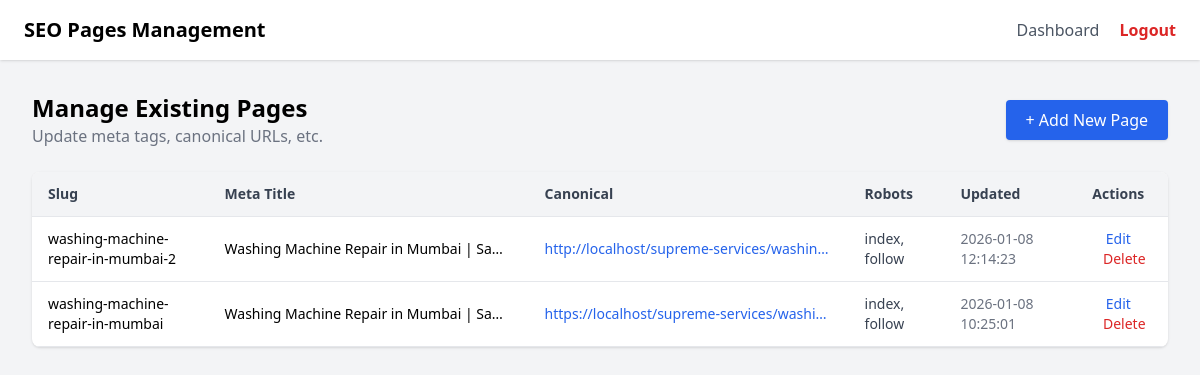
The page /admin/service-manage.php (signed in) on the database its author committed.
### tables this page shows
CREATE TABLE `seo_pages` (
  `id` int(11) NOT NULL,
  `page_slug` varchar(150) NOT NULL,
  `meta_title` varchar(255) DEFAULT NULL,
  `meta_description` text DEFAULT NULL,
  `meta_keywords` text DEFAULT NULL,
  `canonical_url` varchar(255) DEFAULT NULL,
  `og_title` varchar(255) DEFAULT NULL,
  `og_description` text DEFAULT NULL,
  `og_image` varchar(255) DEFAULT NULL,
  `og_type` varchar(50) DEFAULT NULL,
  `twitter_title` varchar(255) DEFAULT NULL,
  `twitter_description` text DEFAULT NULL,
  `twitter_image` varchar(255) DEFAULT NULL,
  `robots` varchar(50) DEFAULT 'index, follow',
  `created_at` timestamp NOT NULL DEFAULT current_timestamp(),
  `updated_at` timestamp NOT NULL DEFAULT current_timestamp() ON UPDATE current_timestamp()
);

### admin/service-manage.php (the view, shortened to what this page needs)
<?php
require_once __DIR__ . '/../config/db.php';
$result = $conn->query("SELECT id, page_slug, meta_title, canonical_url, robots, updated_at FROM seo_pages ORDER BY id DESC");
?>
<!doctype html>
<html>
<head>
<script src="https://cdn.tailwindcss.com"></script>
</head>
<body class="bg-gray-100 min-h-screen">
<div class="bg-white shadow px-6 py-4 flex justify-between items-center">
    <h1 class="text-xl font-bold">SEO Pages Management</h1>
    <div class="space-x-4">
        <a href="dashboard" class="text-gray-600 font-medium">Dashboard</a>
        <a href="logout" class="text-red-600 font-semibold">Logout</a>
    </div>
</div>
<div class="p-8">
    <div class="flex justify-between items-center mb-6">
        <div>
            <h2 class="text-2xl font-semibold">Manage Existing Pages</h2>
            <p class="text-gray-500">Update meta tags, canonical URLs, etc.</p>
        </div>
        <a href="service-add" class="bg-blue-600 text-white px-5 py-2 rounded shadow hover:bg-blue-700">
            + Add New Page
        </a>
    </div>
    <div class="bg-white rounded-lg shadow overflow-x-auto">
        <table class="min-w-full border-collapse">
            <thead>
                <tr class="bg-gray-100 text-left text-sm text-gray-700">
                    <th class="px-4 py-3 border-b">Slug</th>
                    <th class="px-4 py-3 border-b">Meta Title</th>
                    <th class="px-4 py-3 border-b">Canonical</th>
                    <th class="px-4 py-3 border-b">Robots</th>
                    <th class="px-4 py-3 border-b">Updated</th>
                    <th class="px-4 py-3 border-b text-center">Actions</th>
                </tr>
            </thead>
            <tbody>
            <?php while($row = $result->fetch_assoc()): ?>
                <tr class="border-b text-sm">
                    <td class="px-4 py-3"><?= htmlspecialchars($row['page_slug']) ?></td>
                    <td class="px-4 py-3 truncate max-w-xs"><?= htmlspecialchars($row['meta_title']) ?></td>
                    <td class="px-4 py-3 truncate max-w-xs text-blue-600"><?= htmlspecialchars($row['canonical_url']) ?></td>
                    <td class="px-4 py-3 text-gray-700"><?= htmlspecialchars($row['robots']) ?></td>
                    <td class="px-4 py-3 text-gray-500"><?= $row['updated_at'] ?></td>
                    <td class="px-4 py-3 text-center space-x-3">
                        <a href="service-edit?id=<?= $row['id'] ?>" class="text-blue-600 font-medium hover:underline">Edit</a>
                        <a href="service-delete?id=<?= $row['id'] ?>" onclick="return confirm('Delete this page?')" class="text-red-600 font-medium hover:underline">Delete</a>
                    </td>
                </tr>
            <?php endwhile; ?>
            </tbody>
        </table>
    </div>
</div>
</body>
</html>

### rows shown on the page
seo_pages: page_slug "washing-machine-repair-in-mumbai-2", meta_title "Washing Machine Repair in Mumbai | Sa…", canonical_url "http://localhost/supreme-services/washin…", robots "index, follow", updated_at "2026-01-08 12:14:23"
seo_pages: page_slug "washing-machine-repair-in-mumbai", meta_title "Washing Machine Repair in Mumbai | Sa…", canonical_url "https://localhost/supreme-services/washi…", robots "index, follow", updated_at "2026-01-08 10:25:01"
